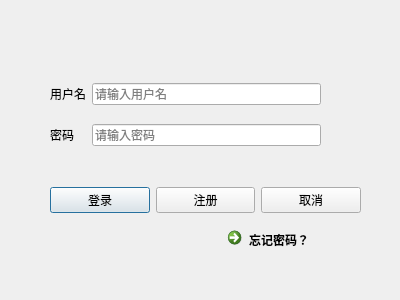
<?xml version="1.0" encoding="UTF-8"?>
<ui version="4.0">
 <class>Logindlg</class>
 <widget class="QDialog" name="Logindlg">
  <property name="geometry">
   <rect>
    <x>0</x>
    <y>0</y>
    <width>400</width>
    <height>300</height>
   </rect>
  </property>
  <property name="windowTitle">
   <string>Dialog</string>
  </property>
  <widget class="QWidget" name="horizontalLayoutWidget">
   <property name="geometry">
    <rect>
     <x>50</x>
     <y>180</y>
     <width>311</width>
     <height>41</height>
    </rect>
   </property>
   <layout class="QHBoxLayout" name="horizontalLayout">
    <item>
     <widget class="QPushButton" name="btnLogin">
      <property name="text">
       <string>登录</string>
      </property>
     </widget>
    </item>
    <item>
     <widget class="QPushButton" name="btnRegister">
      <property name="text">
       <string>注册</string>
      </property>
     </widget>
    </item>
    <item>
     <widget class="QPushButton" name="btnQuit">
      <property name="text">
       <string>取消</string>
      </property>
     </widget>
    </item>
   </layout>
  </widget>
  <widget class="QCommandLinkButton" name="commandLinkButton">
   <property name="geometry">
    <rect>
     <x>220</x>
     <y>220</y>
     <width>172</width>
     <height>41</height>
    </rect>
   </property>
   <property name="text">
    <string>忘记密码？</string>
   </property>
  </widget>
  <widget class="QWidget" name="formLayoutWidget">
   <property name="geometry">
    <rect>
     <x>50</x>
     <y>70</y>
     <width>271</width>
     <height>91</height>
    </rect>
   </property>
   <layout class="QGridLayout" name="gridLayout">
    <item row="0" column="0">
     <widget class="QLabel" name="labUsername">
      <property name="text">
       <string>用户名</string>
      </property>
     </widget>
    </item>
    <item row="0" column="1">
     <widget class="QLineEdit" name="editUsername">
      <property name="placeholderText">
       <string>请输入用户名</string>
      </property>
     </widget>
    </item>
    <item row="1" column="0">
     <widget class="QLabel" name="labPassword">
      <property name="text">
       <string>密码</string>
      </property>
     </widget>
    </item>
    <item row="1" column="1">
     <widget class="QLineEdit" name="editPassword">
      <property name="inputMask">
       <string/>
      </property>
      <property name="echoMode">
       <enum>QLineEdit::Password</enum>
      </property>
      <property name="placeholderText">
       <string>请输入密码</string>
      </property>
     </widget>
    </item>
   </layout>
  </widget>
 </widget>
 <resources/>
 <connections>
  <connection>
   <sender>btnQuit</sender>
   <signal>clicked()</signal>
   <receiver>Logindlg</receiver>
   <slot>close()</slot>
   <hints>
    <hint type="sourcelabel">
     <x>330</x>
     <y>36</y>
    </hint>
    <hint type="destinationlabel">
     <x>237</x>
     <y>16</y>
    </hint>
   </hints>
  </connection>
 </connections>
</ui>
